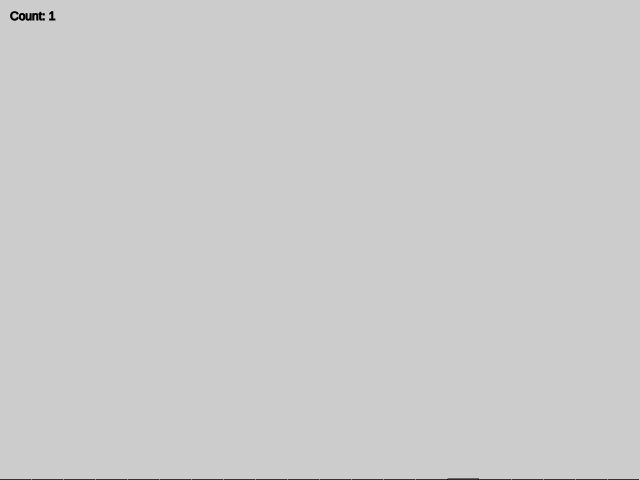
Frame 1 (no input)
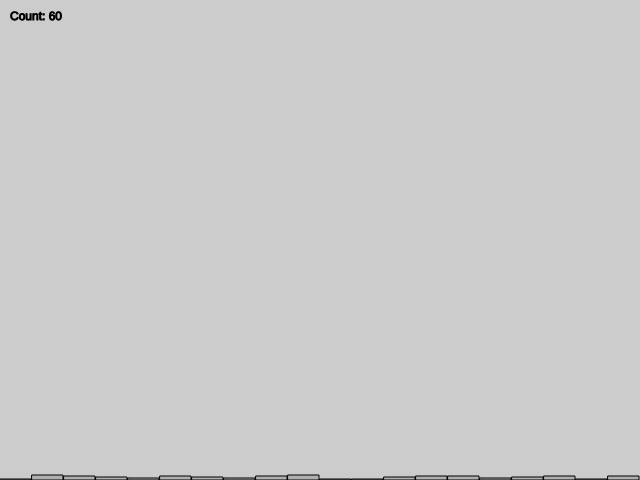
Frame 60 (no input)
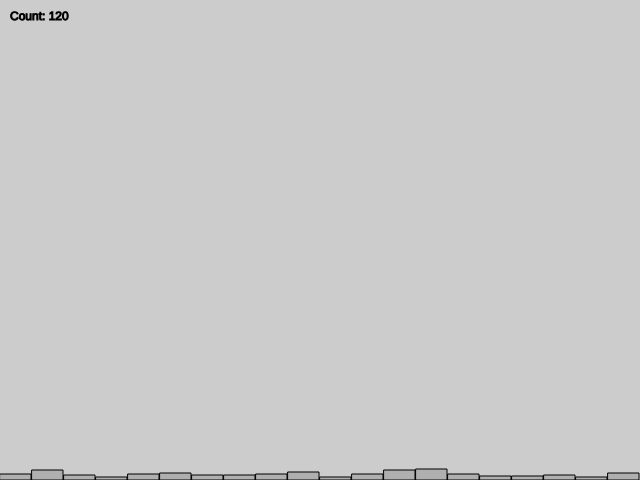
Frame 120 (the mouse pressed at the canvas centre since frame 60)

The p5.js sketch that drew these frames (run headless with seeded random() and noise() and a simulated clock; from frame 60 on, the mouse is pressed at the canvas centre):

// p5.js sketch
// ── sketch.js
var randomCounts = new Array(20).fill(0);
var drawCount = 0;

function setup() {
  createCanvas(640, 480);
}

function draw() {
  background('#ccc');

  if (drawCount < 5000) {
    var index = floor(random(0, randomCounts.length));
    randomCounts[index]++;
    drawCount++;
  }

  stroke(0);
  fill(175);
  var w = width / randomCounts.length;
  for (const [index, value] of randomCounts.entries()) {
    rect(index * w, height - value, w - 1, value);
  }

  textSize(12);
  fill(0);
  text('Count: ' + drawCount, 10, 20);
}
